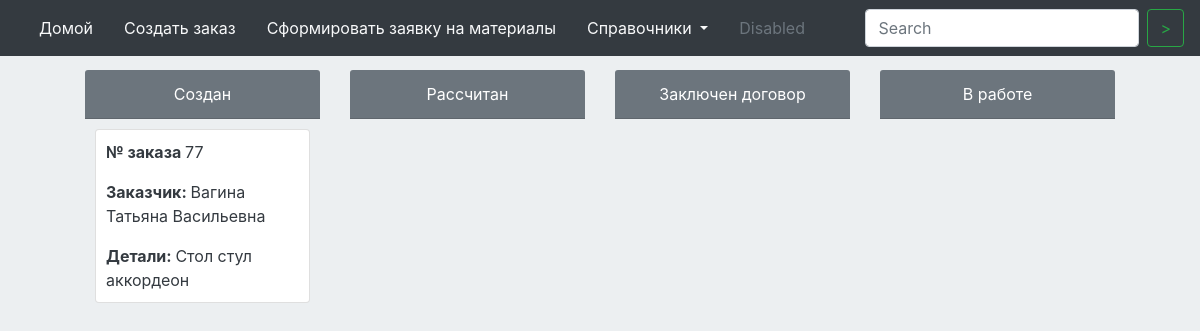
Before: / with the older database file.
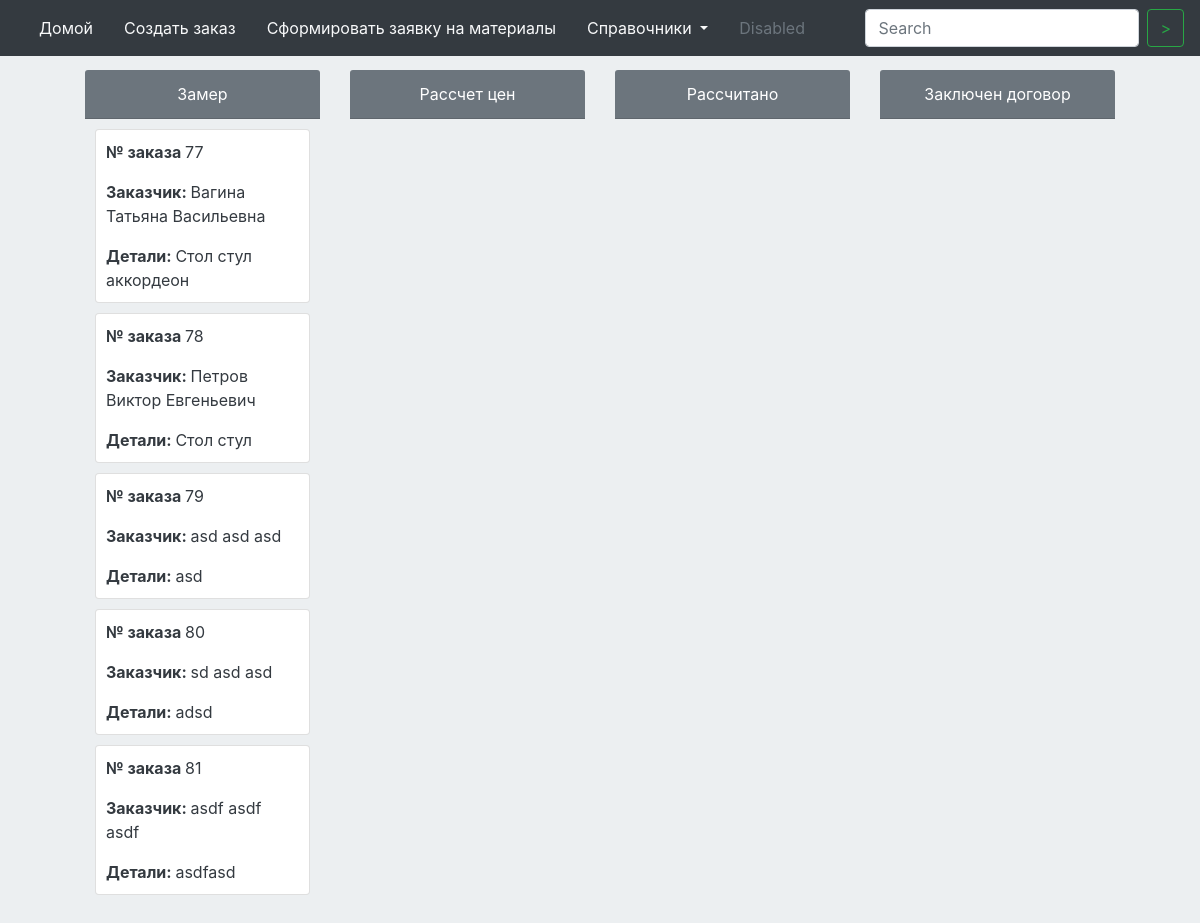
After: the same page with the newer database file.
### orloveFurniture/models.py (models this page shows, shortened)
class StatusCatalog(models.Model):
    name = models.CharField(max_length=255)
    orderliness = models.IntegerField()

class Order(models.Model):
    idOrder = models.CharField(max_length=36, blank=True, unique=False, default=uuid.uuid4)
    date_created = models.DateTimeField(default=timezone.now)
    surname = models.CharField(max_length=255)
    name = models.CharField(max_length=255)
    patronymic = models.CharField(max_length=255)
    status = models.ForeignKey(StatusCatalog, models.SET_NULL, blank=True, null=True)
    address = models.CharField(max_length=255)
    phone = models.CharField(max_length=11)
    details = models.TextField()
    cost = models.IntegerField(blank=True, null=True, default = 0)
    prepayment = models.IntegerField(blank=True, null=True, default = 0 )

### orloveFurniture/views.py (the view)
# urls.py: url(r'^$', views.orders, name='index'),
def orders(request):
    ordersArray = []
    statusNameArray = []
    statuses = StatusCatalog.objects.all().order_by("orderliness")
    for stat in statuses:
        order = Order.objects.filter(status = stat.id)
        ordersArray.append( order )
        statusNameArray.append(stat.name)
    return render(request, "ordersAll.html", {"ordersArray" : ordersArray, "statusNameArray" : statusNameArray })

### templates/ordersAll.html (shortened to what this page needs)
{% extends "base.html" %}
{% load static %}
{% block styles %}
     <link rel="stylesheet" type="text/css" href= "{% static "css/index.css" %}" >
{% endblock %}
{% block content %}
    <div class = "main-window">
        <div class="container-fluid">
            <div class="row">
                {% for status in statusNameArray %}
                    <div class = "col-3">
                        <div class="order_list">
                            <div class="card-header text-center text-white bg-secondary">{{ status }} </div>
                        </div>
                    </div>
                {% endfor %}
            </div>
        </div>
        <div class="container-fluid">
            <div class="row">
                {% for orders in ordersArray %}
                    <div class = "col-3">
                        {% include "order_list.html"  %}
                    </div>
                {% endfor %}
            </div>
        </div>
    </div>
{% endblock %}

### templates/order_list.html
 <div class="order_list">
    <div class="card-rows">
              {% for order in orders %}
                       <a href=/order/{{ order.id }}/ >
                             {% include "order_leaf.html" %}
                       </a>
              {% endfor %}
    </div>
 </div>

### templates/order_leaf.html
<div class="card card-padding rounded  ">
    <p class="card-text text-dark"> <b>№ заказа </b>  {{ order.id }} </p>
    <p class="card-text text-dark"><b> Заказчик: </b>  {{  order.surname }} {{ order.name }}  {{ order.patronymic }} </p>
    <p class="card-text text-dark"> <b> Детали: </b> {{ order.details }} </p>
</div>

Changed rows visible on the page:
removed StatusCatalog: statusNameArray "Рассчитан"
added StatusCatalog: statusNameArray "Рассчитано"
added Order: id "78", surname "Петров", name "Виктор", patronymic "Евгеньевич", details "Стол стул"
added Order: id "79", surname "asd", name "asd", patronymic "asd", details "asd"
added Order: id "80", surname "sd", name "asd", patronymic "asd", details "adsd"
added Order: id "81", surname "asdf", name "asdf", patronymic "asdf", details "asdfasd"
Other visible differences:
new list line: "Замер"
new list line: "Рассчет цен"
list line gone: "Создан"
list line gone: "В работе"
